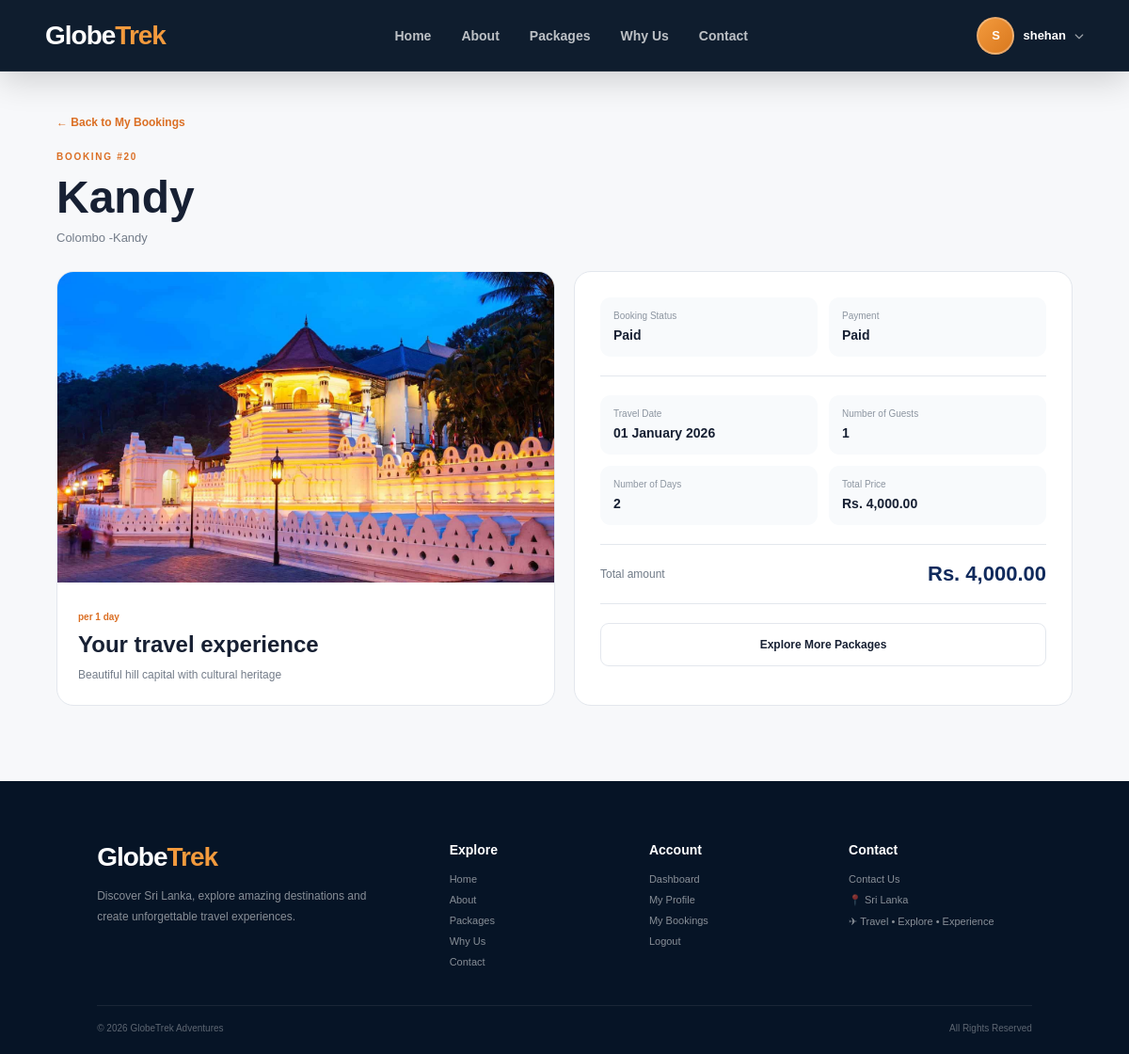
Screenshot of /customer/booking-details.php?id=20 (signed in) with the database file from the repository.
### tables this page shows
CREATE TABLE `booking` (
  `id` int(11) NOT NULL,
  `user_id` int(11) DEFAULT NULL,
  `package_id` int(11) DEFAULT NULL,
  `booking_date` int(11) NOT NULL,
  `travel_date` date DEFAULT NULL,
  `status` varchar(50) NOT NULL,
  `persons` int(11) NOT NULL,
  `days` int(11) DEFAULT NULL,
  `total_price` decimal(10,2) DEFAULT NULL
);

CREATE TABLE `packages` (
  `id` int(11) NOT NULL,
  `title` varchar(100) NOT NULL,
  `description` text NOT NULL,
  `price` decimal(10,2) NOT NULL,
  `image` varchar(255) NOT NULL,
  `destination` varchar(100) NOT NULL,
  `duration` varchar(50) NOT NULL
);

### customer/booking-details.php (the view, shortened to what this page needs)
<?php
include "../includes/db.php";
$userId = (int) $_SESSION["user_id"];
$bookingId =
    isset($_GET["id"])
    ? (int) $_GET["id"]
    : 0;
$sql = "
    SELECT
        b.id,
        b.user_id,
        b.package_id,
        b.travel_date,
        b.status,
        b.persons,
        b.days,
        b.total_price,
        p.title,
        p.destination,
        p.description,
        p.image,
        p.duration,
        (
            SELECT py.payment_status
            FROM payments py
            WHERE py.booking_id = b.id
            ORDER BY py.id DESC
            LIMIT 1
        ) AS payment_status
    FROM booking b
    INNER JOIN packages p
        ON b.package_id = p.id
    WHERE b.id = ?
      AND b.user_id = ?
    LIMIT 1
";
$stmt = mysqli_prepare(
    $conn,
    $sql
);
mysqli_stmt_bind_param(
    $stmt,
    "ii",
    $bookingId,
    $userId
);
mysqli_stmt_execute($stmt);
$result =
    mysqli_stmt_get_result(
        $stmt
    );
$booking =
    mysqli_fetch_assoc(
        $result
    );
$paymentStatus =
    $booking["payment_status"] ?? "Unpaid";
$travelDate =
    !empty($booking["travel_date"])
    ? date(
        "d F Y",
        strtotime(
            $booking["travel_date"]
        )
    )
    : "Date not set";
$imageName =
    basename(
        $booking["image"]
    );
?>
<!DOCTYPE html>
<html lang="en">
<head>
    <link
        rel="stylesheet"
        href="../css/site.css?v=30">
    <link
        rel="stylesheet"
        href="../css/booking-details.css?v=1">
</head>
<body>
<?php include "../includes/navbar.php"; ?>
<main class="booking-details-page">
    <div class="booking-details-wrapper">
        <div class="details-back">
            <a href="my-bookings.php">
                ← Back to My Bookings
            </a>
        </div>
        <div class="details-header">
            <span>
                BOOKING #<?php echo $bookingId; ?>
            </span>
            <h1>
                <?php echo htmlspecialchars($booking["title"]); ?>
            </h1>
            <p>
                <?php echo htmlspecialchars($booking["destination"]); ?>
            </p>
        </div>
        <div class="details-grid">
            <section class="details-image-card">
                <img
                    src="../images/<?php echo htmlspecialchars($imageName); ?>"
                    alt="<?php echo htmlspecialchars($booking["title"]); ?>"
                    onerror="this.src='../images/kandy.jpg';">
                <div class="details-image-content">
                    <span>
                        <?php echo htmlspecialchars($booking["duration"]); ?>
                    </span>
                    <h2>
                        Your travel experience
                    </h2>
                    <p>
                        <?php echo htmlspecialchars($booking["description"]); ?>
                    </p>
                </div>
            </section>
            <section class="details-info-card">
                <div class="detail-status-row">
                    <div>
                        <small>
                            Booking Status
                        </small>
                        <strong>
                            <?php echo htmlspecialchars($booking["status"]); ?>
                        </strong>
                    </div>
                    <div>
                        <small>
                            Payment
                        </small>
                        <strong>
                            <?php echo htmlspecialchars($paymentStatus); ?>
                        </strong>
                    </div>
                </div>
                <div class="details-data-grid">
                    <div>
                        <small>
                            Travel Date
                        </small>
                        <strong>
                            <?php echo htmlspecialchars($travelDate); ?>
                        </strong>
                    </div>
                    <div>
                        <small>
                            Number of Guests
                        </small>
                        <strong>
                            <?php echo (int) $booking["persons"]; ?>
                        </strong>
                    </div>
                    <div>
                        <small>
                            Number of Days
                        </small>
                        <strong>
                            <?php echo (int) $booking["days"]; ?>
                        </strong>
                    </div>
                    <div>
                        <small>
                            Total Price
                        </small>
                        <strong>
                            Rs.
                            <?php
                            echo number_format(
                                (float) $booking["total_price"],
                                2
                            );
                            ?>
                        </strong>
                    </div>
                </div>
                <div class="details-total">
                    <span>
                        Total amount
                    </span>
                    <strong>
                        Rs.
                        <?php
                        echo number_format(
                            (float) $booking["total_price"],
                            2
                        );
                        ?>
                    </strong>
                </div>
                <div class="details-actions">
                    <a
                        href="packages.php"
                        class="secondary-action">
                        Explore More Packages
                    </a>
                </div>
            </section>
        </div>
    </div>
</main>
<?php include "../includes/footer.php"; ?>
</body>
</html>

### css/site.css (style rules this page uses)
* { margin: 0; padding: 0; box-sizing: border-box; }
html { scroll-behavior: smooth; }
body { margin: 0; font-family: Arial, Helvetica, sans-serif; background: #f5f7fb; color: #122033; }
a { text-decoration: none; }
:root { --deep-blue: #061426; --navy: #0a1f38; --navy-light: #102b4a; --blue: #163a61; --accent: #f39a3d; --accent-dark: #d9781e; --white: #ffffff; --text: #142033; --muted: #738096; --border: #e2e8f0; }

### css/booking-details.css (style rules this page uses)
.booking-details-page { padding: 120px 5% 80px; background: #f7f8fa; min-height: 100vh; }
.booking-details-wrapper { max-width: 1180px; margin: auto; }
.details-back { margin-bottom: 18px; }
.details-back a { color: #db6f24; font-size: 12px; font-weight: 700; }
.details-header { margin-bottom: 28px; }
.details-header span { color: #db6f24; font-size: 10px; font-weight: 800; letter-spacing: 1.7px; }
.details-header h1 { margin: 8px 0; color: #172033; font-size: clamp(34px, 5vw, 48px); }
.details-header p { margin: 0; color: #737c89; font-size: 13px; }
.details-grid { display: grid; grid-template-columns: 1fr 1fr; gap: 20px; }
.details-image-card, .details-info-card { background: white; border: 1px solid #e3e7ed; border-radius: 18px; overflow: hidden; }
.details-image-card img { width: 100%; height: 330px; object-fit: cover; }
.details-image-content { padding: 22px; }
.details-image-content span { color: #db6f24; font-size: 10px; font-weight: 800; }
.details-image-content h2 { color: #172033; margin: 8px 0; font-size: 24px; }
.details-image-content p { color: #737c89; line-height: 1.7; font-size: 12px; }
.details-info-card { padding: 27px; }
.detail-status-row { display: grid; grid-template-columns: 1fr 1fr; gap: 12px; padding-bottom: 20px; border-bottom: 1px solid #e3e7ed; }
.detail-status-row > div, .details-data-grid > div { padding: 14px; border-radius: 11px; background: #f8fafc; }
.detail-status-row small, .details-data-grid small { display: block; color: #8c95a0; font-size: 10px; margin-bottom: 6px; }
.detail-status-row strong, .details-data-grid strong { color: #172033; font-size: 14px; }
.details-data-grid { display: grid; grid-template-columns: 1fr 1fr; gap: 12px; margin: 20px 0; }
.details-total { display: flex; justify-content: space-between; align-items: center; gap: 15px; padding: 18px 0; border-top: 1px solid #e3e7ed; border-bottom: 1px solid #e3e7ed; }
.details-total span { color: #6f7a87; font-size: 12px; }
.details-total strong { color: #102a5c; font-size: 22px; }
.details-actions { display: grid; gap: 10px; margin-top: 20px; }
.primary-action, .secondary-action { min-height: 46px; display: inline-flex; align-items: center; justify-content: center; border-radius: 9px; font-size: 12px; font-weight: 800; }
.secondary-action { border: 1px solid #e3e7ed; color: #172033; background: white; }

### rows the page displays
booking: package.title "Kandy", package.destination "Colombo -Kandy", package.image (picture), package.duration "per 1 day", package.description "Beautiful hill capital with cultural heritage", status "Paid", travel_date "01 January 2026", persons "1", days "2", total_price "4,000.00"

### other values shown
$avatarLetter "S"
$userName "shehan"
$bookingId "20"
$paymentStatus "Paid"
